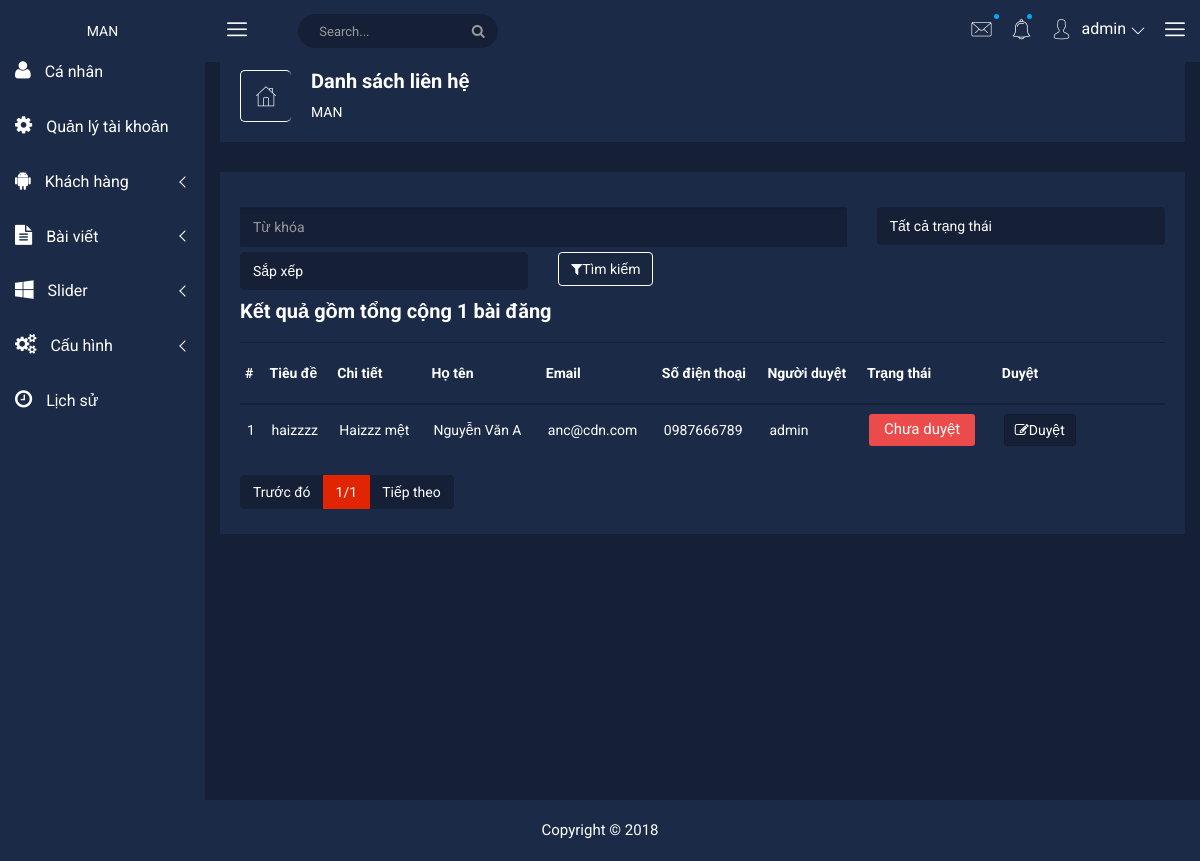
/man/admin/lst-contact.php (signed in), run on the app's committed database.
### tables this page shows
CREATE TABLE `cus_contact` (
  `id` int(11) NOT NULL AUTO_INCREMENT,
  `email` varchar(255) NOT NULL,
  `name` varchar(100) NOT NULL,
  `phone` varchar(20) NOT NULL,
  `tit` varchar(255) NOT NULL,
  `detail` text NOT NULL,
  `status` int(11) NOT NULL,
  `mem` varchar(100) DEFAULT NULL,
  PRIMARY KEY (`id`)
);

### man/admin/lst-contact.php (called while the page is built, shortened)
<?php
	require_once('../lib/paging.php');
	require_once('layout.php');
?>

### man/lib/db.php (called while the page is built, shortened)
<?php
class DP{
	private static function connect_DB()
	{
		$host='localhost';
		$dbname='man_db';
		$us='man';
		$pass='man@123';
		try {
			$conn = new PDO("mysql:host=$host;dbname=$dbname;charset=utf8mb4",$us, $pass,array(
		 			PDO::ATTR_ERRMODE => PDO::ERRMODE_EXCEPTION,
		 			PDO::ATTR_PERSISTENT => false,
		 			PDO::MYSQL_ATTR_INIT_COMMAND => "SET NAMES utf8"
		 		)
		 	);
			return $conn;
		}
		catch(PDOException $e)
		{
			echo "Error: " . $e->getMessage();
			return null;
    	}
	}
	public static function run_query_internal($q,$paras,$t,$con){
		try{
			$h=$con->prepare($q);
			$h->execute();
			switch($t)
			{
				case 2: $r=$h->fetchAll();break;
			}
			return $r;
		}
		catch(PDOException $e)
		{
			echo '<h1>'.$e->getMessage().'</h1>';
			return false;
		}
	}
	public static function run_query($q,$paras,$t){
		$con=DP::connect_DB();
		return DP::run_query_internal($q,$paras,$t,$con);
	}
}
?>

### man/lib/paging.php (called while the page is built)
<?php
class Paging
{
	static public function div_Page($num_item, $num_item_per_page, $page_idx, &$num_page,&$begin, &$end)
	{
		$num_page=floor($num_item/$num_item_per_page)+($num_item%$num_item_per_page!=0?1:0);
		$begin=($page_idx-1)*$num_item_per_page+1;
		$end=($begin+$num_item_per_page-1>$num_item?$num_item:$begin+$num_item_per_page-1);
	}
}
?>

### man/admin/component/lst_contact_ctp.php (the view, shortened to what this page needs)
<?php
$query_string='';
$query ='SELECT `id`, `email`, `name`, `phone`, `tit`, `detail`, `status`, `mem` FROM `cus_contact`';
$paras=[];
$lst_post=DP::run_query($query,$paras,2);
$num_page=0;$begin=-1;$end=-1;
$num_per_page=10;$page_idx=(isset($_GET['page'])?$_GET['page']:1);
?>
<div class="product-status-wrap">
    <div class="filter" style="margin-top:10px">
        <form method="get">
            <div class="row">
                <div class="col-md-8" style="padding-top: 5px;">
                    <input name="txtTitle" type="text" class="form-control" placeholder="Từ khóa" <?php echo (isset($_GET['txtTitle'])?'value="'.$_GET['txtTitle'].'"':'');?>>
                </div>
                <div class="col-md-4" style="padding-top: 5px;">
                    <select name="ddl_trangthai" class="custom-select" style="color:#fff;background-color: #152036;border:solid 1px #152036;">
                        <option value="" selected>Tất cả trạng thái</option>
                    </select>
                </div>
                </div>
                <div class="row">
                <div class="col-md-4" style="padding-top: 5px;">
                    <select name="sort" class="custom-select" style="color:#fff;background-color: #152036;border:solid 1px #152036;">
                        <option value="" selected>Sắp xếp</option>
                    </select>
                </div>
                <div class="col-md-4 col-lg-3" style="padding-top: 5px;">
                 <button class="btn" style="color:#fff;background-color: RGBA(0,0,0,0.1);border:solid 1px #fff"><i class="fa fa-filter"></i>Tìm kiếm</button>
                </div>
            </div>
        </form>
    </div>
    <h4 style="margin-top: 10px">Kết quả gồm tổng cộng <?php echo count($lst_post);?> bài đăng</h4>
    <?php
    if($num_page>0)
    {
    ?>
    <table id="tb-post">
        <tbody>
            <tr>
                <th><a href="<?php echo ($query_string==''?'?':$query_string.'&');?>sort=<?php echo (!isset($_GET['sort'])? '0':($_GET['sort']==1?'0':'1') );?>">#</a></th>
                <th>Tiêu đề</th>
                <th>Chi tiết</th>
                <th>Họ tên</th>
                <th>Email</th>
                <th>Số điện thoại</th>
                <th>Người duyệt</th>
                <th>Trạng thái</th>
                <th style="min-width:150px;">Duyệt</th>
            </tr>
            <?php
            foreach ($lst_post as $key=>$post) {
                if($key>=$begin-1 && $key<=$end-1)
                {
            ?>
            <tr>
                <td><?php echo $post['id'];?></td>
                <td><?php echo $post['tit'];?></td>
                <td><?php echo $post['detail'];?></td>
                <td><?php echo $post['name'];?></td>
                <td><?php echo $post['email'];?></td>
                <td><?php echo $post['phone'];?></td>
                <td><?php echo $post['mem'];?></td>
                <td>
                    <button conid="<?php echo $post['id'];?>" class="<?php echo $post['status']==1?'pd-setting':'ds-setting';?>"><?php echo ($post['status']==1?'Đã duyệt':'Chưa duyệt');?></button>
                </td>
                <td>
                    <button edit-id="<?php echo $post['id'];?>" data-toggle="tooltip" title="" class="pd-setting-ed" data-original-title="Edit" onclick="duyetYeuCau(<?php echo $post['id'];?>,<?php echo ($post['status']==1?0:1);?>)"><i class="fa fa-pencil-square-o" aria-hidden="true"></i>Duyệt</button>
                </td>
            </tr>
            <?php
                }
            }
            ?>
        </tbody>
    </table>
    <div class="custom-pagination" id="paging-std" tb-id="tb-post" num-per-page='10'>
        <ul class="pagination">
            <li class="page-item"><a href="<?php echo ($query_string==''?'?':$query_string.'&');?>page=<?php echo ($page_idx==1?$page_idx:($page_idx-1));?>" name="pre-page" class="page-link" style="cursor: pointer">Trước đó</a></li>
            <li class="page-item active"><span name="cur-page" class="page-link"><?php if(!isset($_GET['page'])) echo 1; else echo $_GET['page'];?>/<?php echo $num_page;?></span></li>
            <li class="page-item"><a href="<?php echo ($query_string==''?'?':$query_string.'&');?>page=<?php echo ($page_idx==$num_page?$page_idx:($page_idx+1));?>" name="next-page" class="page-link" style="cursor: pointer">Tiếp theo</a></li>
        </ul>
    </div>
    <?php
    }
    ?>
</div>

### man/admin/css/main.css (style rules this page uses)
html { color: #222; font-size: 1em; line-height: 1.4; }

### man/admin/custom-css/layout.css (style rules this page uses)
table a { color:#fff; }

### man/admin/css/custom-layout.css (style rules this page uses)
.custom-select { display: inline-block; width: 100%; height: calc(2.25rem + 2px); padding: .375rem 1.75rem .375rem .75rem; line-height: 1.5; color: #495057; vertical-align: middle; background: #fff no-repeat right .75rem center; background-size: 8px 10px; border: 1px solid #ced4da; border-radius: .25rem; -webkit-appearance: none; -moz-appearance: none; appearance: none; }
.custom-control-label::before, .custom-file-label, .custom-select { transition: background-color .15s ease-in-out,border-color .15s ease-in-out,box-shadow .15s ease-in-out; }

### data on the page
cus_contact: id "1", tit "haizzzz", detail "Haizzz mệt", name "Nguyễn Văn A", email "anc@cdn.com", phone "0987666789", mem "admin", status "Chưa duyệt"

### other printed values
$_SESSION['ht'] "admin"
$title_page "Danh sách liên hệ"
count($lst_post) "1"
$num_page "1"
